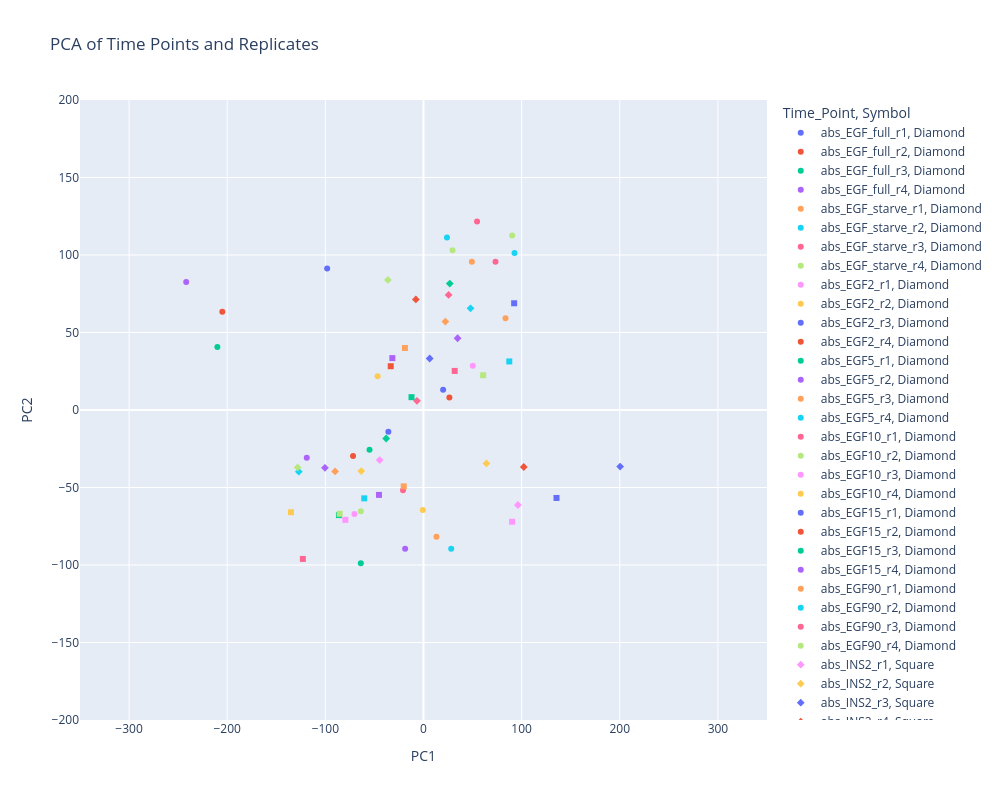
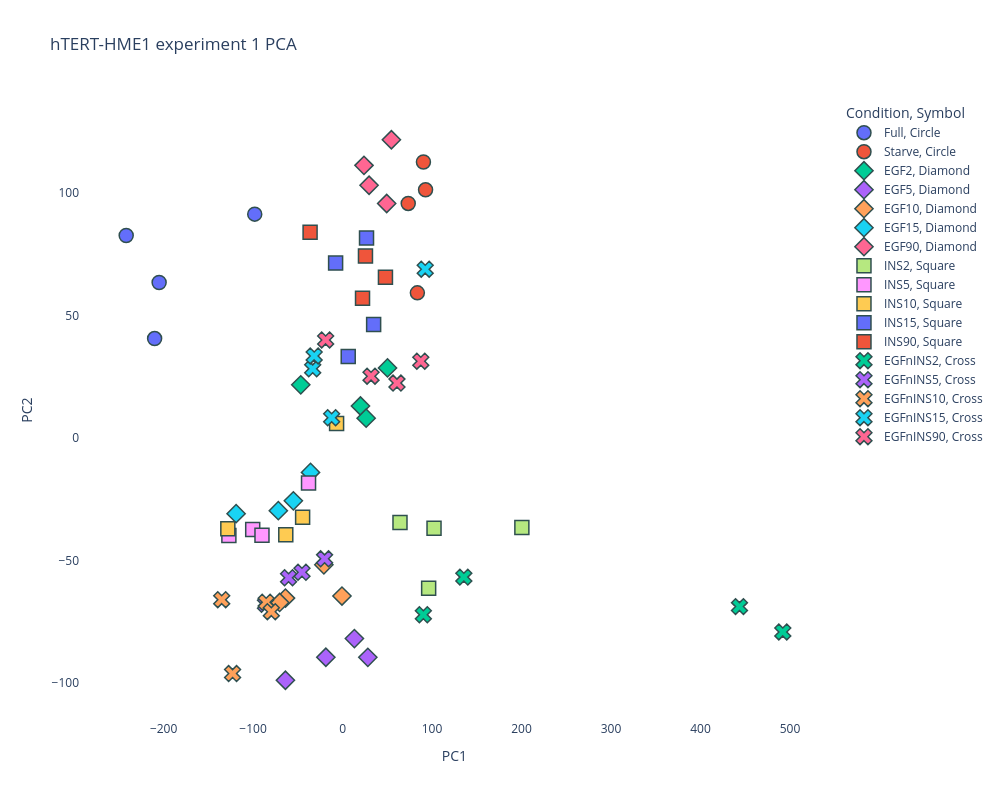

The code cell stored with these charts, in order, in its notebook:
### Code cell
#PLOT with all the replicates united and separated

all_data = [imputed_T_HEK]#, data_HEK_all_4r, EGF_imputed_T_HEK, data_HEK_EGF_4r, INS_imputed_T_HEK, data_HEK_INS_4r, EGFnIND_imputed_T_HEK, data_HEK_EGFnINS_4r]

for data in all_data:
       scaler = StandardScaler()
       standardized_data = scaler.fit_transform(data)

       pca = PCA(n_components=2)  # Reduce to 2 dimensions for visualization
       principal_components = pca.fit_transform(standardized_data)

       # Create a PCA dataframe for visualization
       pca_df = pd.DataFrame(principal_components, columns=["PC1", "PC2"])
       pca_df["Time_Point"] = data.index  # Add time point info
       # pca_df["Condition"] = pca_df["Time_Point"].str.replace(r'_r\d+$', '', regex=True)
       pca_df["Symbol"] = pca_df["Time_Point"].apply(assign_symbol)

       # Visualize the PCA result
       fig = px.scatter(pca_df, x="PC1", y="PC2", color="Time_Point", symbol="Symbol",title="PCA of Time Points and Replicates", width=1000, height=800)
       fig.update_xaxes(range=[-350, 350])
       fig.update_yaxes(range=[-200, 200])
       fig.show()

       print(data.shape)
for data in all_data:
    scaler = StandardScaler()
    standardized_data = scaler.fit_transform(data)

    pca = PCA(n_components=2)  # Reduce to 2 dimensions for visualization
    principal_components = pca.fit_transform(standardized_data)

    # Create a PCA dataframe for visualization
    pca_df = pd.DataFrame(principal_components, columns=["PC1", "PC2"])
    pca_df["Time_Point"] = data.index  # Add time point info
    # pca_df["Condition"] = pca_df["Time_Point"].str.replace(r'_r\d+$', '', regex=True)
    pca_df["Condition"] = pca_df["Time_Point"].str.replace(r'_r\d+$', '', regex=True).str.replace('^abs_', '', regex=True).str.replace('EGF_full', 'Full', regex=True).str.replace('EGF_starve', 'Starve', regex=True)
    pca_df["Symbol"] = pca_df["Condition"].apply(assign_symbol)
    # pca_df["Color"] = pca_df["Time_Point"].str.extract(r'(\d+)', expand=False)


    # Visualize the PCA result
    fig = px.scatter(
        pca_df,
        x="PC1",
        y="PC2",
        color="Condition",
        # color="red",
        symbol="Symbol",
        title="hTERT-HME1 experiment 1 PCA",
        width=1000,
        height=800
    )

    # Increase marker size and set white background
    fig.update_traces(marker=dict(size=14, line=dict(width=1.5, color='DarkSlateGrey')))
    fig.update_layout(
        plot_bgcolor="white",
        paper_bgcolor="white"
    )

    fig.show()

    print(data.shape)

# for data in all_data:
#        scaler = StandardScaler()
#        standardized_data = scaler.fit_transform(data)
#
#        pca = PCA(n_components=2)  # Reduce to 2 dimensions for visualization
#        principal_components = pca.fit_transform(standardized_data)
#
#        # Create a PCA dataframe for visualization
#        pca_df = pd.DataFrame(principal_components, columns=["PC1", "PC2"])
#        pca_df["Time_Point"] = data.index  # Add time point info
#        pca_df["Condition"] = pca_df["Time_Point"].str.replace(r'_r\d+$', '', regex=True)
#        pca_df["Symbol"] = pca_df["Time_Point"].apply(assign_symbol)
#
#        # Visualize the PCA result
#        fig = px.scatter(pca_df, x="PC1", y="PC2", color="Condition", symbol="Symbol",title="PCA of Time Points and Replicates", width=1000, height=800)
#        fig.update_xaxes(range=[-350, 350])
#        fig.update_yaxes(range=[-200, 200])
#        fig.show()
#
#        print(data.shape)

### Figure 1 — Plotly figure (JSON) as saved in the notebook; plotly's stock layout.template omitted (floating-point values rounded to 4 significant figures)
{"data": [{"hovertemplate": "Time_Point=abs_EGF_full_r1<br>Symbol=Diamond<br>PC1=%{x}<br>PC2=%{y}<extra></extra>", "legendgroup": "abs_EGF_full_r1, Diamond", "marker": {"color": "#636efa", "symbol": "circle"}, "mode": "markers", "name": "abs_EGF_full_r1, Diamond", "orientation": "v", "showlegend": true, "x": [-98.15], "xaxis": "x", "y": [91.32], "yaxis": "y", "type": "scatter"}, {"hovertemplate": "Time_Point=abs_EGF_full_r2<br>Symbol=Diamond<br>PC1=%{x}<br>PC2=%{y}<extra></extra>", "legendgroup": "abs_EGF_full_r2, Diamond", "marker": {"color": "#EF553B", "symbol": "circle"}, "mode": "markers", "name": "abs_EGF_full_r2, Diamond", "orientation": "v", "showlegend": true, "x": [-205.0], "xaxis": "x", "y": [63.44], "yaxis": "y", "type": "scatter"}, {"hovertemplate": "Time_Point=abs_EGF_full_r3<br>Symbol=Diamond<br>PC1=%{x}<br>PC2=%{y}<extra></extra>", "legendgroup": "abs_EGF_full_r3, Diamond", "marker": {"color": "#00cc96", "symbol": "circle"}, "mode": "markers", "name": "abs_EGF_full_r3, Diamond", "orientation": "v", "showlegend": true, "x": [-210.0], "xaxis": "x", "y": [40.57], "yaxis": "y", "type": "scatter"}, {"hovertemplate": "Time_Point=abs_EGF_full_r4<br>Symbol=Diamond<br>PC1=%{x}<br>PC2=%{y}<extra></extra>", "legendgroup": "abs_EGF_full_r4, Diamond", "marker": {"color": "#ab63fa", "symbol": "circle"}, "mode": "markers", "name": "abs_EGF_full_r4, Diamond", "orientation": "v", "showlegend": true, "x": [-241.8], "xaxis": "x", "y": [82.61], "yaxis": "y", "type": "scatter"}, {"hovertemplate": "Time_Point=abs_EGF_starve_r1<br>Symbol=Diamond<br>PC1=%{x}<br>PC2=%{y}<extra></extra>", "legendgroup": "abs_EGF_starve_r1, Diamond", "marker": {"color": "#FFA15A", "symbol": "circle"}, "mode": "markers", "name": "abs_EGF_starve_r1, Diamond", "orientation": "v", "showlegend": true, "x": [83.58], "xaxis": "x", "y": [59.21], "yaxis": "y", "type": "scatter"}, {"hovertemplate": "Time_Point=abs_EGF_starve_r2<br>Symbol=Diamond<br>PC1=%{x}<br>PC2=%{y}<extra></extra>", "legendgroup": "abs_EGF_starve_r2, Diamond", "marker": {"color": "#19d3f3", "symbol": "circle"}, "mode": "markers", "name": "abs_EGF_starve_r2, Diamond", "orientation": "v", "showlegend": true, "x": [92.73], "xaxis": "x", "y": [101.2], "yaxis": "y", "type": "scatter"}, {"hovertemplate": "Time_Point=abs_EGF_starve_r3<br>Symbol=Diamond<br>PC1=%{x}<br>PC2=%{y}<extra></extra>", "legendgroup": "abs_EGF_starve_r3, Diamond", "marker": {"color": "#FF6692", "symbol": "circle"}, "mode": "markers", "name": "abs_EGF_starve_r3, Diamond", "orientation": "v", "showlegend": true, "x": [73.37], "xaxis": "x", "y": [95.7], "yaxis": "y", "type": "scatter"}, {"hovertemplate": "Time_Point=abs_EGF_starve_r4<br>Symbol=Diamond<br>PC1=%{x}<br>PC2=%{y}<extra></extra>", "legendgroup": "abs_EGF_starve_r4, Diamond", "marker": {"color": "#B6E880", "symbol": "circle"}, "mode": "markers", "name": "abs_EGF_starve_r4, Diamond", "orientation": "v", "showlegend": true, "x": [90.37], "xaxis": "x", "y": [112.6], "yaxis": "y", "type": "scatter"}, {"hovertemplate": "Time_Point=abs_EGF2_r1<br>Symbol=Diamond<br>PC1=%{x}<br>PC2=%{y}<extra></extra>", "legendgroup": "abs_EGF2_r1, Diamond", "marker": {"color": "#FF97FF", "symbol": "circle"}, "mode": "markers", "name": "abs_EGF2_r1, Diamond", "orientation": "v", "showlegend": true, "x": [50.22], "xaxis": "x", "y": [28.58], "yaxis": "y", "type": "scatter"}, {"hovertemplate": "Time_Point=abs_EGF2_r2<br>Symbol=Diamond<br>PC1=%{x}<br>PC2=%{y}<extra></extra>", "legendgroup": "abs_EGF2_r2, Diamond", "marker": {"color": "#FECB52", "symbol": "circle"}, "mode": "markers", "name": "abs_EGF2_r2, Diamond", "orientation": "v", "showlegend": true, "x": [-46.72], "xaxis": "x", "y": [21.7], "yaxis": "y", "type": "scatter"}, {"hovertemplate": "Time_Point=abs_EGF2_r3<br>Symbol=Diamond<br>PC1=%{x}<br>PC2=%{y}<extra></extra>", "legendgroup": "abs_EGF2_r3, Diamond", "marker": {"color": "#636efa", "symbol": "circle"}, "mode": "markers", "name": "abs_EGF2_r3, Diamond", "orientation": "v", "showlegend": true, "x": [19.99], "xaxis": "x", "y": [13.07], "yaxis": "y", "type": "scatter"}, {"hovertemplate": "Time_Point=abs_EGF2_r4<br>Symbol=Diamond<br>PC1=%{x}<br>PC2=%{y}<extra></extra>", "legendgroup": "abs_EGF2_r4, Diamond", "marker": {"color": "#EF553B", "symbol": "circle"}, "mode": "markers", "name": "abs_EGF2_r4, Diamond", "orientation": "v", "showlegend": true, "x": [26.35], "xaxis": "x", "y": [8.087], "yaxis": "y", "type": "scatter"}, {"hovertemplate": "Time_Point=abs_EGF5_r1<br>Symbol=Diamond<br>PC1=%{x}<br>PC2=%{y}<extra></extra>", "legendgroup": "abs_EGF5_r1, Diamond", "marker": {"color": "#00cc96", "symbol": "circle"}, "mode": "markers", "name": "abs_EGF5_r1, Diamond", "orientation": "v", "showlegend": true, "x": [-63.87], "xaxis": "x", "y": [-98.82], "yaxis": "y", "type": "scatter"}, {"hovertemplate": "Time_Point=abs_EGF5_r2<br>Symbol=Diamond<br>PC1=%{x}<br>PC2=%{y}<extra></extra>", "legendgroup": "abs_EGF5_r2, Diamond", "marker": {"color": "#ab63fa", "symbol": "circle"}, "mode": "markers", "name": "abs_EGF5_r2, Diamond", "orientation": "v", "showlegend": true, "x": [-18.69], "xaxis": "x", "y": [-89.44], "yaxis": "y", "type": "scatter"}, {"hovertemplate": "Time_Point=abs_EGF5_r3<br>Symbol=Diamond<br>PC1=%{x}<br>PC2=%{y}<extra></extra>", "legendgroup": "abs_EGF5_r3, Diamond", "marker": {"color": "#FFA15A", "symbol": "circle"}, "mode": "markers", "name": "abs_EGF5_r3, Diamond", "orientation": "v", "showlegend": true, "x": [13.22], "xaxis": "x", "y": [-81.82], "yaxis": "y", "type": "scatter"}, {"hovertemplate": "Time_Point=abs_EGF5_r4<br>Symbol=Diamond<br>PC1=%{x}<br>PC2=%{y}<extra></extra>", "legendgroup": "abs_EGF5_r4, Diamond", "marker": {"color": "#19d3f3", "symbol": "circle"}, "mode": "markers", "name": "abs_EGF5_r4, Diamond", "orientation": "v", "showlegend": true, "x": [28.24], "xaxis": "x", "y": [-89.46], "yaxis": "y", "type": "scatter"}, {"hovertemplate": "Time_Point=abs_EGF10_r1<br>Symbol=Diamond<br>PC1=%{x}<br>PC2=%{y}<extra></extra>", "legendgroup": "abs_EGF10_r1, Diamond", "marker": {"color": "#FF6692", "symbol": "circle"}, "mode": "markers", "name": "abs_EGF10_r1, Diamond", "orientation": "v", "showlegend": true, "x": [-20.89], "xaxis": "x", "y": [-51.73], "yaxis": "y", "type": "scatter"}, {"hovertemplate": "Time_Point=abs_EGF10_r2<br>Symbol=Diamond<br>PC1=%{x}<br>PC2=%{y}<extra></extra>", "legendgroup": "abs_EGF10_r2, Diamond", "marker": {"color": "#B6E880", "symbol": "circle"}, "mode": "markers", "name": "abs_EGF10_r2, Diamond", "orientation": "v", "showlegend": true, "x": [-63.82], "xaxis": "x", "y": [-65.31], "yaxis": "y", "type": "scatter"}, {"hovertemplate": "Time_Point=abs_EGF10_r3<br>Symbol=Diamond<br>PC1=%{x}<br>PC2=%{y}<extra></extra>", "legendgroup": "abs_EGF10_r3, Diamond", "marker": {"color": "#FF97FF", "symbol": "circle"}, "mode": "markers", "name": "abs_EGF10_r3, Diamond", "orientation": "v", "showlegend": true, "x": [-70.34], "xaxis": "x", "y": [-67.09], "yaxis": "y", "type": "scatter"}, {"hovertemplate": "Time_Point=abs_EGF10_r4<br>Symbol=Diamond<br>PC1=%{x}<br>PC2=%{y}<extra></extra>", "legendgroup": "abs_EGF10_r4, Diamond", "marker": {"color": "#FECB52", "symbol": "circle"}, "mode": "markers", "name": "abs_EGF10_r4, Diamond", "orientation": "v", "showlegend": true, "x": [-0.6692], "xaxis": "x", "y": [-64.46], "yaxis": "y", "type": "scatter"}, {"hovertemplate": "Time_Point=abs_EGF15_r1<br>Symbol=Diamond<br>PC1=%{x}<br>PC2=%{y}<extra></extra>", "legendgroup": "abs_EGF15_r1, Diamond", "marker": {"color": "#636efa", "symbol": "circle"}, "mode": "markers", "name": "abs_EGF15_r1, Diamond", "orientation": "v", "showlegend": true, "x": [-35.81], "xaxis": "x", "y": [-14.03], "yaxis": "y", "type": "scatter"}, {"hovertemplate": "Time_Point=abs_EGF15_r2<br>Symbol=Diamond<br>PC1=%{x}<br>PC2=%{y}<extra></extra>", "legendgroup": "abs_EGF15_r2, Diamond", "marker": {"color": "#EF553B", "symbol": "circle"}, "mode": "markers", "name": "abs_EGF15_r2, Diamond", "orientation": "v", "showlegend": true, "x": [-71.8], "xaxis": "x", "y": [-29.64], "yaxis": "y", "type": "scatter"}, {"hovertemplate": "Time_Point=abs_EGF15_r3<br>Symbol=Diamond<br>PC1=%{x}<br>PC2=%{y}<extra></extra>", "legendgroup": "abs_EGF15_r3, Diamond", "marker": {"color": "#00cc96", "symbol": "circle"}, "mode": "markers", "name": "abs_EGF15_r3, Diamond", "orientation": "v", "showlegend": true, "x": [-55.0], "xaxis": "x", "y": [-25.63], "yaxis": "y", "type": "scatter"}, {"hovertemplate": "Time_Point=abs_EGF15_r4<br>Symbol=Diamond<br>PC1=%{x}<br>PC2=%{y}<extra></extra>", "legendgroup": "abs_EGF15_r4, Diamond", "marker": {"color": "#ab63fa", "symbol": "circle"}, "mode": "markers", "name": "abs_EGF15_r4, Diamond", "orientation": "v", "showlegend": true, "x": [-119.0], "xaxis": "x", "y": [-30.87], "yaxis": "y", "type": "scatter"}, {"hovertemplate": "Time_Point=abs_EGF90_r1<br>Symbol=Diamond<br>PC1=%{x}<br>PC2=%{y}<extra></extra>", "legendgroup": "abs_EGF90_r1, Diamond", "marker": {"color": "#FFA15A", "symbol": "circle"}, "mode": "markers", "name": "abs_EGF90_r1, Diamond", "orientation": "v", "showlegend": true, "x": [49.28], "xaxis": "x", "y": [95.66], "yaxis": "y", "type": "scatter"}, {"hovertemplate": "Time_Point=abs_EGF90_r2<br>Symbol=Diamond<br>PC1=%{x}<br>PC2=%{y}<extra></extra>", "legendgroup": "abs_EGF90_r2, Diamond", "marker": {"color": "#19d3f3", "symbol": "circle"}, "mode": "markers", "name": "abs_EGF90_r2, Diamond", "orientation": "v", "showlegend": true, "x": [23.92], "xaxis": "x", "y": [111.2], "yaxis": "y", "type": "scatter"}, {"hovertemplate": "Time_Point=abs_EGF90_r3<br>Symbol=Diamond<br>PC1=%{x}<br>PC2=%{y}<extra></extra>", "legendgroup": "abs_EGF90_r3, Diamond", "marker": {"color": "#FF6692", "symbol": "circle"}, "mode": "markers", "name": "abs_EGF90_r3, Diamond", "orientation": "v", "showlegend": true, "x": [54.56], "xaxis": "x", "y": [121.7], "yaxis": "y", "type": "scatter"}, {"hovertemplate": "Time_Point=abs_EGF90_r4<br>Symbol=Diamond<br>PC1=%{x}<br>PC2=%{y}<extra></extra>", "legendgroup": "abs_EGF90_r4, Diamond", "marker": {"color": "#B6E880", "symbol": "circle"}, "mode": "markers", "name": "abs_EGF90_r4, Diamond", "orientation": "v", "showlegend": true, "x": [29.62], "xaxis": "x", "y": [103.1], "yaxis": "y", "type": "scatter"}, {"hovertemplate": "Time_Point=abs_INS2_r1<br>Symbol=Square<br>PC1=%{x}<br>PC2=%{y}<extra></extra>", "legendgroup": "abs_INS2_r1, Square", "marker": {"color": "#FF97FF", "symbol": "diamond"}, "mode": "markers", "name": "abs_INS2_r1, Square", "orientation": "v", "showlegend": true, "x": [96.19], "xaxis": "x", "y": [-61.29], "yaxis": "y", "type": "scatter"}, {"hovertemplate": "Time_Point=abs_INS2_r2<br>Symbol=Square<br>PC1=%{x}<br>PC2=%{y}<extra></extra>", "legendgroup": "abs_INS2_r2, Square", "marker": {"color": "#FECB52", "symbol": "diamond"}, "mode": "markers", "name": "abs_INS2_r2, Square", "orientation": "v", "showlegend": true, "x": [64.16], "xaxis": "x", "y": [-34.46], "yaxis": "y", "type": "scatter"}, {"hovertemplate": "Time_Point=abs_INS2_r3<br>Symbol=Square<br>PC1=%{x}<br>PC2=%{y}<extra></extra>", "legendgroup": "abs_INS2_r3, Square", "marker": {"color": "#636efa", "symbol": "diamond"}, "mode": "markers", "name": "abs_INS2_r3, Square", "orientation": "v", "showlegend": true, "x": [200.4], "xaxis": "x", "y": [-36.51], "yaxis": "y", "type": "scatter"}, {"hovertemplate": "Time_Point=abs_INS2_r4<br>Symbol=Square<br>PC1=%{x}<br>PC2=%{y}<extra></extra>", "legendgroup": "abs_INS2_r4, Square", "marker": {"color": "#EF553B", "symbol": "diamond"}, "mode": "markers", "name": "abs_INS2_r4, Square", "orientation": "v", "showlegend": true, "x": [102.2], "xaxis": "x", "y": [-36.78], "yaxis": "y", "type": "scatter"}, {"hovertemplate": "Time_Point=abs_INS5_r1<br>Symbol=Square<br>PC1=%{x}<br>PC2=%{y}<extra></extra>", "legendgroup": "abs_INS5_r1, Square", "marker": {"color": "#00cc96", "symbol": "diamond"}, "mode": "markers", "name": "abs_INS5_r1, Square", "orientation": "v", "showlegend": true, "x": [-38.03], "xaxis": "x", "y": [-18.38], "yaxis": "y", "type": "scatter"}, {"hovertemplate": "Time_Point=abs_INS5_r2<br>Symbol=Square<br>PC1=%{x}<br>PC2=%{y}<extra></extra>", "legendgroup": "abs_INS5_r2, Square", "marker": {"color": "#ab63fa", "symbol": "diamond"}, "mode": "markers", "name": "abs_INS5_r2, Square", "orientation": "v", "showlegend": true, "x": [-100.4], "xaxis": "x", "y": [-37.33], "yaxis": "y", "type": "scatter"}, {"hovertemplate": "Time_Point=abs_INS5_r3<br>Symbol=Square<br>PC1=%{x}<br>PC2=%{y}<extra></extra>", "legendgroup": "abs_INS5_r3, Square", "marker": {"color": "#FFA15A", "symbol": "diamond"}, "mode": "markers", "name": "abs_INS5_r3, Square", "orientation": "v", "showlegend": true, "x": [-90.06], "xaxis": "x", "y": [-39.63], "yaxis": "y", "type": "scatter"}, {"hovertemplate": "Time_Point=abs_INS5_r4<br>Symbol=Square<br>PC1=%{x}<br>PC2=%{y}<extra></extra>", "legendgroup": "abs_INS5_r4, Square", "marker": {"color": "#19d3f3", "symbol": "diamond"}, "mode": "markers", "name": "abs_INS5_r4, Square", "orientation": "v", "showlegend": true, "x": [-127.0], "xaxis": "x", "y": [-39.8], "yaxis": "y", "type": "scatter"}, {"hovertemplate": "Time_Point=abs_INS10_r1<br>Symbol=Square<br>PC1=%{x}<br>PC2=%{y}<extra></extra>", "legendgroup": "abs_INS10_r1, Square", "marker": {"color": "#FF6692", "symbol": "diamond"}, "mode": "markers", "name": "abs_INS10_r1, Square", "orientation": "v", "showlegend": true, "x": [-6.691], "xaxis": "x", "y": [5.93], "yaxis": "y", "type": "scatter"}, {"hovertemplate": "Time_Point=abs_INS10_r2<br>Symbol=Square<br>PC1=%{x}<br>PC2=%{y}<extra></extra>", "legendgroup": "abs_INS10_r2, Square", "marker": {"color": "#B6E880", "symbol": "diamond"}, "mode": "markers", "name": "abs_INS10_r2, Square", "orientation": "v", "showlegend": true, "x": [-128.2], "xaxis": "x", "y": [-37.03], "yaxis": "y", "type": "scatter"}, {"hovertemplate": "Time_Point=abs_INS10_r3<br>Symbol=Square<br>PC1=%{x}<br>PC2=%{y}<extra></extra>", "legendgroup": "abs_INS10_r3, Square", "marker": {"color": "#FF97FF", "symbol": "diamond"}, "mode": "markers", "name": "abs_INS10_r3, Square", "orientation": "v", "showlegend": true, "x": [-44.65], "xaxis": "x", "y": [-32.33], "yaxis": "y", "type": "scatter"}, {"hovertemplate": "Time_Point=abs_INS10_r4<br>Symbol=Square<br>PC1=%{x}<br>PC2=%{y}<extra></extra>", "legendgroup": "abs_INS10_r4, Square", "marker": {"color": "#FECB52", "symbol": "diamond"}, "mode": "markers", "name": "abs_INS10_r4, Square", "orientation": "v", "showlegend": true, "x": [-63.47], "xaxis": "x", "y": [-39.43], "yaxis": "y", "type": "scatter"}, {"hovertemplate": "Time_Point=abs_INS15_r1<br>Symbol=Square<br>PC1=%{x}<br>PC2=%{y}<extra></extra>", "legendgroup": "abs_INS15_r1, Square", "marker": {"color": "#636efa", "symbol": "diamond"}, "mode": "markers", "name": "abs_INS15_r1, Square", "orientation": "v", "showlegend": true, "x": [6.309], "xaxis": "x", "y": [33.23], "yaxis": "y", "type": "scatter"}, {"hovertemplate": "Time_Point=abs_INS15_r2<br>Symbol=Square<br>PC1=%{x}<br>PC2=%{y}<extra></extra>", "legendgroup": "abs_INS15_r2, Square", "marker": {"color": "#EF553B", "symbol": "diamond"}, "mode": "markers", "name": "abs_INS15_r2, Square", "orientation": "v", "showlegend": true, "x": [-7.787], "xaxis": "x", "y": [71.36], "yaxis": "y", "type": "scatter"}, {"hovertemplate": "Time_Point=abs_INS15_r3<br>Symbol=Square<br>PC1=%{x}<br>PC2=%{y}<extra></extra>", "legendgroup": "abs_INS15_r3, Square", "marker": {"color": "#00cc96", "symbol": "diamond"}, "mode": "markers", "name": "abs_INS15_r3, Square", "orientation": "v", "showlegend": true, "x": [26.77], "xaxis": "x", "y": [81.6], "yaxis": "y", "type": "scatter"}, {"hovertemplate": "Time_Point=abs_INS15_r4<br>Symbol=Square<br>PC1=%{x}<br>PC2=%{y}<extra></extra>", "legendgroup": "abs_INS15_r4, Square", "marker": {"color": "#ab63fa", "symbol": "diamond"}, "mode": "markers", "name": "abs_INS15_r4, Square", "orientation": "v", "showlegend": true, "x": [34.71], "xaxis": "x", "y": [46.29], "yaxis": "y", "type": "scatter"}, {"hovertemplate": "Time_Point=abs_INS90_r1<br>Symbol=Square<br>PC1=%{x}<br>PC2=%{y}<extra></extra>", "legendgroup": "abs_INS90_r1, Square", "marker": {"color": "#FFA15A", "symbol": "diamond"}, "mode": "markers", "name": "abs_INS90_r1, Square", "orientation": "v", "showlegend": true, "x": [22.3], "xaxis": "x", "y": [57.02], "yaxis": "y", "type": "scatter"}, {"hovertemplate": "Time_Point=abs_INS90_r2<br>Symbol=Square<br>PC1=%{x}<br>PC2=%{y}<extra></extra>", "legendgroup": "abs_INS90_r2, Square", "marker": {"color": "#19d3f3", "symbol": "diamond"}, "mode": "markers", "name": "abs_INS90_r2, Square", "orientation": "v", "showlegend": true, "x": [47.91], "xaxis": "x", "y": [65.57], "yaxis": "y", "type": "scatter"}, {"hovertemplate": "Time_Point=abs_INS90_r3<br>Symbol=Square<br>PC1=%{x}<br>PC2=%{y}<extra></extra>", "legendgroup": "abs_INS90_r3, Square", "marker": {"color": "#FF6692", "symbol": "diamond"}, "mode": "markers", "name": "abs_INS90_r3, Square", "orientation": "v", "showlegend": true, "x": [25.59], "xaxis": "x", "y": [74.21], "yaxis": "y", "type": "scatter"}, {"hovertemplate": "Time_Point=abs_INS90_r4<br>Symbol=Square<br>PC1=%{x}<br>PC2=%{y}<extra></extra>", "legendgroup": "abs_INS90_r4, Square", "marker": {"color": "#B6E880", "symbol": "diamond"}, "mode": "markers", "name": "abs_INS90_r4, Square", "orientation": "v", "showlegend": true, "x": [-36.3], "xaxis": "x", "y": [83.92], "yaxis": "y", "type": "scatter"}, {"hovertemplate": "Time_Point=abs_EGFnINS2_r1<br>Symbol=Cross<br>PC1=%{x}<br>PC2=%{y}<extra></extra>", "legendgroup": "abs_EGFnINS2_r1, Cross", "marker": {"color": "#FF97FF", "symbol": "square"}, "mode": "markers", "name": "abs_EGFnINS2_r1, Cross", "orientation": "v", "showlegend": true, "x": [90.26], "xaxis": "x", "y": [-72.1], "yaxis": "y", "type": "scatter"}, {"hovertemplate": "Time_Point=abs_EGFnINS2_r2<br>Symbol=Cross<br>PC1=%{x}<br>PC2=%{y}<extra></extra>", "legendgroup": "abs_EGFnINS2_r2, Cross", "marker": {"color": "#FECB52", "symbol": "square"}, "mode": "markers", "name": "abs_EGFnINS2_r2, Cross", "orientation": "v", "showlegend": true, "x": [491.9], "xaxis": "x", "y": [-79.12], "yaxis": "y", "type": "scatter"}, {"hovertemplate": "Time_Point=abs_EGFnINS2_r3<br>Symbol=Cross<br>PC1=%{x}<br>PC2=%{y}<extra></extra>", "legendgroup": "abs_EGFnINS2_r3, Cross", "marker": {"color": "#636efa", "symbol": "square"}, "mode": "markers", "name": "abs_EGFnINS2_r3, Cross", "orientation": "v", "showlegend": true, "x": [135.5], "xaxis": "x", "y": [-56.75], "yaxis": "y", "type": "scatter"}, {"hovertemplate": "Time_Point=abs_EGFnINS2_r4<br>Symbol=Cross<br>PC1=%{x}<br>PC2=%{y}<extra></extra>", "legendgroup": "abs_EGFnINS2_r4, Cross", "marker": {"color": "#EF553B", "symbol": "square"}, "mode": "markers", "name": "abs_EGFnINS2_r4, Cross", "orientation": "v", "showlegend": true, "x": [443.5], "xaxis": "x", "y": [-68.78], "yaxis": "y", "type": "scatter"}, {"hovertemplate": "Time_Point=abs_EGFnINS5_r1<br>Symbol=Cross<br>PC1=%{x}<br>PC2=%{y}<extra></extra>", "legendgroup": "abs_EGFnINS5_r1, Cross", "marker": {"color": "#00cc96", "symbol": "square"}, "mode": "markers", "name": "abs_EGFnINS5_r1, Cross", "orientation": "v", "showlegend": true, "x": [-86.15], "xaxis": "x", "y": [-67.81], "yaxis": "y", "type": "scatter"}, {"hovertemplate": "Time_Point=abs_EGFnINS5_r2<br>Symbol=Cross<br>PC1=%{x}<br>PC2=%{y}<extra></extra>", "legendgroup": "abs_EGFnINS5_r2, Cross", "marker": {"color": "#ab63fa", "symbol": "square"}, "mode": "markers", "name": "abs_EGFnINS5_r2, Cross", "orientation": "v", "showlegend": true, "x": [-45.38], "xaxis": "x", "y": [-54.77], "yaxis": "y", "type": "scatter"}, {"hovertemplate": "Time_Point=abs_EGFnINS5_r3<br>Symbol=Cross<br>PC1=%{x}<br>PC2=%{y}<extra></extra>", "legendgroup": "abs_EGFnINS5_r3, Cross", "marker": {"color": "#FFA15A", "symbol": "square"}, "mode": "markers", "name": "abs_EGFnINS5_r3, Cross", "orientation": "v", "showlegend": true, "x": [-20.11], "xaxis": "x", "y": [-49.28], "yaxis": "y", "type": "scatter"}, {"hovertemplate": "Time_Point=abs_EGFnINS5_r4<br>Symbol=Cross<br>PC1=%{x}<br>PC2=%{y}<extra></extra>", "legendgroup": "abs_EGFnINS5_r4, Cross", "marker": {"color": "#19d3f3", "symbol": "square"}, "mode": "markers", "name": "abs_EGFnINS5_r4, Cross", "orientation": "v", "showlegend": true, "x": [-60.36], "xaxis": "x", "y": [-57.01], "yaxis": "y", "type": "scatter"}, {"hovertemplate": "Time_Point=abs_EGFnINS10_r1<br>Symbol=Cross<br>PC1=%{x}<br>PC2=%{y}<extra></extra>", "legendgroup": "abs_EGFnINS10_r1, Cross", "marker": {"color": "#FF6692", "symbol": "square"}, "mode": "markers", "name": "abs_EGFnINS10_r1, Cross", "orientation": "v", "showlegend": true, "x": [-122.9], "xaxis": "x", "y": [-96.09], "yaxis": "y", "type": "scatter"}, {"hovertemplate": "Time_Point=abs_EGFnINS10_r2<br>Symbol=Cross<br>PC1=%{x}<br>PC2=%{y}<extra></extra>", "legendgroup": "abs_EGFnINS10_r2, Cross", "marker": {"color": "#B6E880", "symbol": "square"}, "mode": "markers", "name": "abs_EGFnINS10_r2, Cross", "orientation": "v", "showlegend": true, "x": [-85.42], "xaxis": "x", "y": [-66.96], "yaxis": "y", "type": "scatter"}, {"hovertemplate": "Time_Point=abs_EGFnINS10_r3<br>Symbol=Cross<br>PC1=%{x}<br>PC2=%{y}<extra></extra>", "legendgroup": "abs_EGFnINS10_r3, Cross", "marker": {"color": "#FF97FF", "symbol": "square"}, "mode": "markers", "name": "abs_EGFnINS10_r3, Cross", "orientation": "v", "showlegend": true, "x": [-79.63], "xaxis": "x", "y": [-70.85], "yaxis": "y", "type": "scatter"}, {"hovertemplate": "Time_Point=abs_EGFnINS10_r4<br>Symbol=Cross<br>PC1=%{x}<br>PC2=%{y}<extra></extra>", "legendgroup": "abs_EGFnINS10_r4, Cross", "marker": {"color": "#FECB52", "symbol": "square"}, "mode": "markers", "name": "abs_EGFnINS10_r4, Cross", "orientation": "v", "showlegend": true, "x": [-135.1], "xaxis": "x", "y": [-65.96], "yaxis": "y", "type": "scatter"}, {"hovertemplate": "Time_Point=abs_EGFnINS15_r1<br>Symbol=Cross<br>PC1=%{x}<br>PC2=%{y}<extra></extra>", "legendgroup": "abs_EGFnINS15_r1, Cross", "marker": {"color": "#636efa", "symbol": "square"}, "mode": "markers", "name": "abs_EGFnINS15_r1, Cross", "orientation": "v", "showlegend": true, "x": [92.35], "xaxis": "x", "y": [68.86], "yaxis": "y", "type": "scatter"}, {"hovertemplate": "Time_Point=abs_EGFnINS15_r2<br>Symbol=Cross<br>PC1=%{x}<br>PC2=%{y}<extra></extra>", "legendgroup": "abs_EGFnINS15_r2, Cross", "marker": {"color": "#EF553B", "symbol": "square"}, "mode": "markers", "name": "abs_EGFnINS15_r2, Cross", "orientation": "v", "showlegend": true, "x": [-33.39], "xaxis": "x", "y": [28.24], "yaxis": "y", "type": "scatter"}, {"hovertemplate": "Time_Point=abs_EGFnINS15_r3<br>Symbol=Cross<br>PC1=%{x}<br>PC2=%{y}<extra></extra>", "legendgroup": "abs_EGFnINS15_r3, Cross", "marker": {"color": "#00cc96", "symbol": "square"}, "mode": "markers", "name": "abs_EGFnINS15_r3, Cross", "orientation": "v", "showlegend": true, "x": [-12.21], "xaxis": "x", "y": [8.269], "yaxis": "y", "type": "scatter"}, {"hovertemplate": "Time_Point=abs_EGFnINS15_r4<br>Symbol=Cross<br>PC1=%{x}<br>PC2=%{y}<extra></extra>", "legendgroup": "abs_EGFnINS15_r4, Cross", "marker": {"color": "#ab63fa", "symbol": "square"}, "mode": "markers", "name": "abs_EGFnINS15_r4, Cross", "orientation": "v", "showlegend": true, "x": [-31.74], "xaxis": "x", "y": [33.48], "yaxis": "y", "type": "scatter"}, {"hovertemplate": "Time_Point=abs_EGFnINS90_r1<br>Symbol=Cross<br>PC1=%{x}<br>PC2=%{y}<extra></extra>", "legendgroup": "abs_EGFnINS90_r1, Cross", "marker": {"color": "#FFA15A", "symbol": "square"}, "mode": "markers", "name": "abs_EGFnINS90_r1, Cross", "orientation": "v", "showlegend": true, "x": [-18.92], "xaxis": "x", "y": [40.0], "yaxis": "y", "type": "scatter"}, {"hovertemplate": "Time_Point=abs_EGFnINS90_r2<br>Symbol=Cross<br>PC1=%{x}<br>PC2=%{y}<extra></extra>", "legendgroup": "abs_EGFnINS90_r2, Cross", "marker": {"color": "#19d3f3", "symbol": "square"}, "mode": "markers", "name": "abs_EGFnINS90_r2, Cross", "orientation": "v", "showlegend": true, "x": [87.42], "xaxis": "x", "y": [31.32], "yaxis": "y", "type": "scatter"}, {"hovertemplate": "Time_Point=abs_EGFnINS90_r3<br>Symbol=Cross<br>PC1=%{x}<br>PC2=%{y}<extra></extra>", "legendgroup": "abs_EGFnINS90_r3, Cross", "marker": {"color": "#FF6692", "symbol": "square"}, "mode": "markers", "name": "abs_EGFnINS90_r3, Cross", "orientation": "v", "showlegend": true, "x": [31.8], "xaxis": "x", "y": [25.22], "yaxis": "y", "type": "scatter"}, {"hovertemplate": "Time_Point=abs_EGFnINS90_r4<br>Symbol=Cross<br>PC1=%{x}<br>PC2=%{y}<extra></extra>", "legendgroup": "abs_EGFnINS90_r4, Cross", "marker": {"color": "#B6E880", "symbol": "square"}, "mode": "markers", "name": "abs_EGFnINS90_r4, Cross", "orientation": "v", "showlegend": true, "x": [60.78], "xaxis": "x", "y": [22.42], "yaxis": "y", "type": "scatter"}], "layout": {"xaxis": {"anchor": "y", "domain": [0.0, 1.0], "title": {"text": "PC1"}, "range": [-350, 350]}, "yaxis": {"anchor": "x", "domain": [0.0, 1.0], "title": {"text": "PC2"}, "range": [-200, 200]}, "legend": {"title": {"text": "Time_Point, Symbol"}, "tracegroupgap": 0}, "title": {"text": "PCA of Time Points and Replicates"}, "height": 800, "width": 1000}}

### Figure 2 — Plotly figure (JSON) as saved in the notebook; plotly's stock layout.template omitted (floating-point values rounded to 4 significant figures)
{"data": [{"hovertemplate": "Condition=Full<br>Symbol=Circle<br>PC1=%{x}<br>PC2=%{y}<extra></extra>", "legendgroup": "Full, Circle", "marker": {"color": "#636efa", "symbol": "circle", "line": {"color": "DarkSlateGrey", "width": 1.5}, "size": 14}, "mode": "markers", "name": "Full, Circle", "orientation": "v", "showlegend": true, "x": [-98.15, -205.0, -210.0, -241.8], "xaxis": "x", "y": [91.32, 63.44, 40.57, 82.61], "yaxis": "y", "type": "scatter"}, {"hovertemplate": "Condition=Starve<br>Symbol=Circle<br>PC1=%{x}<br>PC2=%{y}<extra></extra>", "legendgroup": "Starve, Circle", "marker": {"color": "#EF553B", "symbol": "circle", "line": {"color": "DarkSlateGrey", "width": 1.5}, "size": 14}, "mode": "markers", "name": "Starve, Circle", "orientation": "v", "showlegend": true, "x": [83.58, 92.73, 73.37, 90.37], "xaxis": "x", "y": [59.21, 101.2, 95.7, 112.6], "yaxis": "y", "type": "scatter"}, {"hovertemplate": "Condition=EGF2<br>Symbol=Diamond<br>PC1=%{x}<br>PC2=%{y}<extra></extra>", "legendgroup": "EGF2, Diamond", "marker": {"color": "#00cc96", "symbol": "diamond", "line": {"color": "DarkSlateGrey", "width": 1.5}, "size": 14}, "mode": "markers", "name": "EGF2, Diamond", "orientation": "v", "showlegend": true, "x": [50.22, -46.72, 19.99, 26.35], "xaxis": "x", "y": [28.58, 21.7, 13.07, 8.087], "yaxis": "y", "type": "scatter"}, {"hovertemplate": "Condition=EGF5<br>Symbol=Diamond<br>PC1=%{x}<br>PC2=%{y}<extra></extra>", "legendgroup": "EGF5, Diamond", "marker": {"color": "#ab63fa", "symbol": "diamond", "line": {"color": "DarkSlateGrey", "width": 1.5}, "size": 14}, "mode": "markers", "name": "EGF5, Diamond", "orientation": "v", "showlegend": true, "x": [-63.87, -18.69, 13.22, 28.24], "xaxis": "x", "y": [-98.82, -89.44, -81.82, -89.46], "yaxis": "y", "type": "scatter"}, {"hovertemplate": "Condition=EGF10<br>Symbol=Diamond<br>PC1=%{x}<br>PC2=%{y}<extra></extra>", "legendgroup": "EGF10, Diamond", "marker": {"color": "#FFA15A", "symbol": "diamond", "line": {"color": "DarkSlateGrey", "width": 1.5}, "size": 14}, "mode": "markers", "name": "EGF10, Diamond", "orientation": "v", "showlegend": true, "x": [-20.89, -63.82, -70.34, -0.6692], "xaxis": "x", "y": [-51.73, -65.31, -67.09, -64.46], "yaxis": "y", "type": "scatter"}, {"hovertemplate": "Condition=EGF15<br>Symbol=Diamond<br>PC1=%{x}<br>PC2=%{y}<extra></extra>", "legendgroup": "EGF15, Diamond", "marker": {"color": "#19d3f3", "symbol": "diamond", "line": {"color": "DarkSlateGrey", "width": 1.5}, "size": 14}, "mode": "markers", "name": "EGF15, Diamond", "orientation": "v", "showlegend": true, "x": [-35.81, -71.8, -55.0, -119.0], "xaxis": "x", "y": [-14.03, -29.64, -25.63, -30.87], "yaxis": "y", "type": "scatter"}, {"hovertemplate": "Condition=EGF90<br>Symbol=Diamond<br>PC1=%{x}<br>PC2=%{y}<extra></extra>", "legendgroup": "EGF90, Diamond", "marker": {"color": "#FF6692", "symbol": "diamond", "line": {"color": "DarkSlateGrey", "width": 1.5}, "size": 14}, "mode": "markers", "name": "EGF90, Diamond", "orientation": "v", "showlegend": true, "x": [49.28, 23.92, 54.56, 29.62], "xaxis": "x", "y": [95.66, 111.2, 121.7, 103.1], "yaxis": "y", "type": "scatter"}, {"hovertemplate": "Condition=INS2<br>Symbol=Square<br>PC1=%{x}<br>PC2=%{y}<extra></extra>", "legendgroup": "INS2, Square", "marker": {"color": "#B6E880", "symbol": "square", "line": {"color": "DarkSlateGrey", "width": 1.5}, "size": 14}, "mode": "markers", "name": "INS2, Square", "orientation": "v", "showlegend": true, "x": [96.19, 64.16, 200.4, 102.2], "xaxis": "x", "y": [-61.29, -34.46, -36.51, -36.78], "yaxis": "y", "type": "scatter"}, {"hovertemplate": "Condition=INS5<br>Symbol=Square<br>PC1=%{x}<br>PC2=%{y}<extra></extra>", "legendgroup": "INS5, Square", "marker": {"color": "#FF97FF", "symbol": "square", "line": {"color": "DarkSlateGrey", "width": 1.5}, "size": 14}, "mode": "markers", "name": "INS5, Square", "orientation": "v", "showlegend": true, "x": [-38.03, -100.4, -90.06, -127.0], "xaxis": "x", "y": [-18.38, -37.33, -39.63, -39.8], "yaxis": "y", "type": "scatter"}, {"hovertemplate": "Condition=INS10<br>Symbol=Square<br>PC1=%{x}<br>PC2=%{y}<extra></extra>", "legendgroup": "INS10, Square", "marker": {"color": "#FECB52", "symbol": "square", "line": {"color": "DarkSlateGrey", "width": 1.5}, "size": 14}, "mode": "markers", "name": "INS10, Square", "orientation": "v", "showlegend": true, "x": [-6.691, -128.2, -44.65, -63.47], "xaxis": "x", "y": [5.93, -37.03, -32.33, -39.43], "yaxis": "y", "type": "scatter"}, {"hovertemplate": "Condition=INS15<br>Symbol=Square<br>PC1=%{x}<br>PC2=%{y}<extra></extra>", "legendgroup": "INS15, Square", "marker": {"color": "#636efa", "symbol": "square", "line": {"color": "DarkSlateGrey", "width": 1.5}, "size": 14}, "mode": "markers", "name": "INS15, Square", "orientation": "v", "showlegend": true, "x": [6.309, -7.787, 26.77, 34.71], "xaxis": "x", "y": [33.23, 71.36, 81.6, 46.29], "yaxis": "y", "type": "scatter"}, {"hovertemplate": "Condition=INS90<br>Symbol=Square<br>PC1=%{x}<br>PC2=%{y}<extra></extra>", "legendgroup": "INS90, Square", "marker": {"color": "#EF553B", "symbol": "square", "line": {"color": "DarkSlateGrey", "width": 1.5}, "size": 14}, "mode": "markers", "name": "INS90, Square", "orientation": "v", "showlegend": true, "x": [22.3, 47.91, 25.59, -36.3], "xaxis": "x", "y": [57.02, 65.57, 74.21, 83.92], "yaxis": "y", "type": "scatter"}, {"hovertemplate": "Condition=EGFnINS2<br>Symbol=Cross<br>PC1=%{x}<br>PC2=%{y}<extra></extra>", "legendgroup": "EGFnINS2, Cross", "marker": {"color": "#00cc96", "symbol": "x", "line": {"color": "DarkSlateGrey", "width": 1.5}, "size": 14}, "mode": "markers", "name": "EGFnINS2, Cross", "orientation": "v", "showlegend": true, "x": [90.26, 491.9, 135.5, 443.5], "xaxis": "x", "y": [-72.1, -79.12, -56.75, -68.78], "yaxis": "y", "type": "scatter"}, {"hovertemplate": "Condition=EGFnINS5<br>Symbol=Cross<br>PC1=%{x}<br>PC2=%{y}<extra></extra>", "legendgroup": "EGFnINS5, Cross", "marker": {"color": "#ab63fa", "symbol": "x", "line": {"color": "DarkSlateGrey", "width": 1.5}, "size": 14}, "mode": "markers", "name": "EGFnINS5, Cross", "orientation": "v", "showlegend": true, "x": [-86.15, -45.38, -20.11, -60.36], "xaxis": "x", "y": [-67.81, -54.77, -49.28, -57.01], "yaxis": "y", "type": "scatter"}, {"hovertemplate": "Condition=EGFnINS10<br>Symbol=Cross<br>PC1=%{x}<br>PC2=%{y}<extra></extra>", "legendgroup": "EGFnINS10, Cross", "marker": {"color": "#FFA15A", "symbol": "x", "line": {"color": "DarkSlateGrey", "width": 1.5}, "size": 14}, "mode": "markers", "name": "EGFnINS10, Cross", "orientation": "v", "showlegend": true, "x": [-122.9, -85.42, -79.63, -135.1], "xaxis": "x", "y": [-96.09, -66.96, -70.85, -65.96], "yaxis": "y", "type": "scatter"}, {"hovertemplate": "Condition=EGFnINS15<br>Symbol=Cross<br>PC1=%{x}<br>PC2=%{y}<extra></extra>", "legendgroup": "EGFnINS15, Cross", "marker": {"color": "#19d3f3", "symbol": "x", "line": {"color": "DarkSlateGrey", "width": 1.5}, "size": 14}, "mode": "markers", "name": "EGFnINS15, Cross", "orientation": "v", "showlegend": true, "x": [92.35, -33.39, -12.21, -31.74], "xaxis": "x", "y": [68.86, 28.24, 8.269, 33.48], "yaxis": "y", "type": "scatter"}, {"hovertemplate": "Condition=EGFnINS90<br>Symbol=Cross<br>PC1=%{x}<br>PC2=%{y}<extra></extra>", "legendgroup": "EGFnINS90, Cross", "marker": {"color": "#FF6692", "symbol": "x", "line": {"color": "DarkSlateGrey", "width": 1.5}, "size": 14}, "mode": "markers", "name": "EGFnINS90, Cross", "orientation": "v", "showlegend": true, "x": [-18.92, 87.42, 31.8, 60.78], "xaxis": "x", "y": [40.0, 31.32, 25.22, 22.42], "yaxis": "y", "type": "scatter"}], "layout": {"xaxis": {"anchor": "y", "domain": [0.0, 1.0], "title": {"text": "PC1"}}, "yaxis": {"anchor": "x", "domain": [0.0, 1.0], "title": {"text": "PC2"}}, "legend": {"title": {"text": "Condition, Symbol"}, "tracegroupgap": 0}, "title": {"text": "hTERT-HME1 experiment 1 PCA"}, "height": 800, "width": 1000, "plot_bgcolor": "white", "paper_bgcolor": "white"}}
